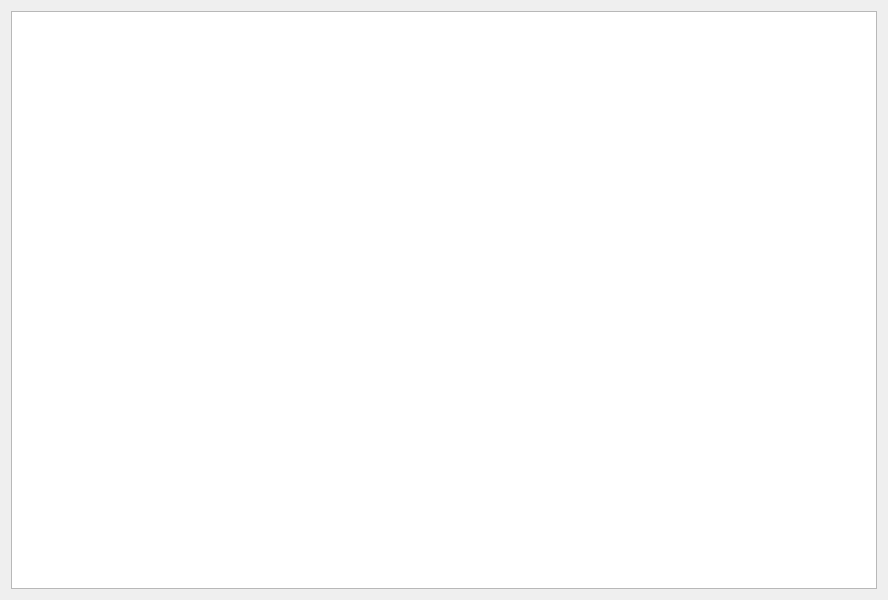
<?xml version="1.0" encoding="UTF-8"?>
<ui version="4.0">
 <class>Widget</class>
 <widget class="QWidget" name="Widget">
  <property name="geometry">
   <rect>
    <x>0</x>
    <y>0</y>
    <width>888</width>
    <height>600</height>
   </rect>
  </property>
  <property name="windowTitle">
   <string>Widget</string>
  </property>
  <layout class="QGridLayout" name="gridLayout">
   <item row="0" column="0">
    <widget class="QTreeView" name="treeView"/>
   </item>
  </layout>
 </widget>
 <resources/>
 <connections/>
</ui>
